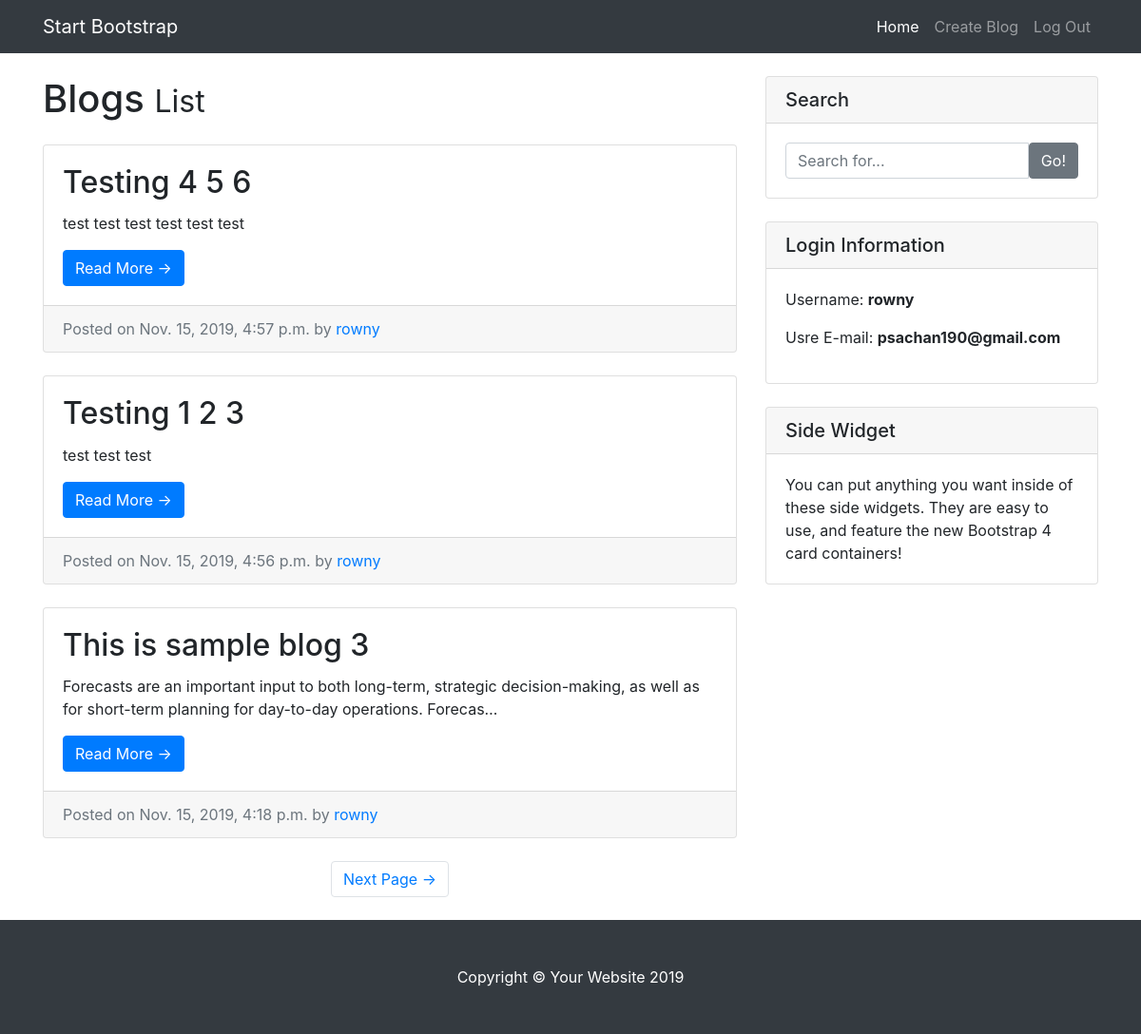
The app's page / (signed in) with its own data.
### entries/models.py (models this page shows, shortened)
class Entry (models.Model):
	entry_title = models.CharField(max_length=50)
	entry_text = models.TextField()
	entry_date = models.DateTimeField(auto_now_add=True)
	entry_author= models.ForeignKey(User, on_delete=models.CASCADE)
	class Meta:
		verbose_name_plural = "entries"

### entries/views.py (the view)
# urls.py: path('', HomeView.as_view(), name='blog-home'),
class HomeView(LoginRequiredMixin, ListView):
	model = Entry
	template_name = "entries/index.html"
	context_object_name = "blog_entries"
	ordering = ['-entry_date']
	paginate_by = 3

### entries/templates/entries/index.html (shortened to what this page needs)
{% extends "entries/base.html" %}
{% block content %}
      <div class="col-md-8">
        <h1 class="my-4">Blogs
          <small>List</small>
        </h1>
        {% for entry in blog_entries %}
        <div class="card mb-4">
          <div class="card-body">
            <h2 class="card-title">{{ entry.entry_title }}</h2>
            <p class="card-text">{{ entry.entry_text|truncatechars:150 }}</p>
            <a href="{% url 'entry-detail' entry.pk %}" class="btn btn-primary">Read More &rarr;</a>
          </div>
          <div class="card-footer text-muted">
            Posted on {{ entry.entry_date }} by
            <a href="#">{{ entry.entry_author }}</a>
          </div>
        </div>
        {% endfor %}
        {% if is_paginated %}
        <ul class="pagination justify-content-center mb-4">
          {% if page_obj.has_next %}
          <li class="page-item">
            <a class="page-link" href="?page={{ page_obj.next_page_number}}">Next Page &rarr;</a>
          </li>
          {% endif %}
        </ul>
        {% endif %}
      </div>
{% endblock %}

### entries/templates/entries/base.html (shortened to what this page needs)
{% load static %}
<!DOCTYPE html>
<html lang="en">
<head>
  <link href="{% static 'entries/vendor/bootstrap/css/bootstrap.min.css' %}" rel="stylesheet">
  <link href="{% static 'entries/css/blog-home.css' %}" rel="stylesheet">
</head>
<body>
  <nav class="navbar navbar-expand-lg navbar-dark bg-dark fixed-top">
    <div class="container">
      <a class="navbar-brand" href=" {% url 'blog-home' %}">Start Bootstrap</a>
      <div class="collapse navbar-collapse" id="navbarResponsive">
        <ul class="navbar-nav ml-auto">
          <li class="nav-item active">
            <a class="nav-link" href=" {% url 'blog-home' %}">Home
            </a>
          </li>
          <li class="nav-item">
            <a class="nav-link" href="{% url 'create_entry' %}">Create Blog</a>
          </li>
          <li class="nav-item">
            <a class="nav-link" href="{% url 'logout' %}">Log Out</a>
          </li>
        </ul>
      </div>
    </div>
  </nav>
  <div class="container">
    <div class="row">
      {% block content %} {% endblock %}
      <div class="col-md-4">
        <div class="card my-4">
          <h5 class="card-header">Search</h5>
          <div class="card-body">
            <div class="input-group">
              <input type="text" class="form-control" placeholder="Search for...">
              <span class="input-group-btn">
                <button class="btn btn-secondary" type="button">Go!</button>
              </span>
            </div>
          </div>
        </div>
        <div class="card my-4">
          <h5 class="card-header">Login Information</h5>
          <div class="card-body">
            <div class="row">
              <div class="col-lg-12">
                <p>Username: <b>{{ user.username}}</b></p>
                <p>Usre E-mail: <b>{{ user.email}}</b></p>
              </div>
            </div>
          </div>
        </div>
        <div class="card my-4">
          <h5 class="card-header">Side Widget</h5>
          <div class="card-body">
            You can put anything you want inside of these side widgets. They are easy to use, and feature the new Bootstrap 4 card containers!
          </div>
        </div>
      </div>
    </div>
  </div>
  <footer class="py-5 bg-dark">
    <div class="container">
      <p class="m-0 text-center text-white">Copyright &copy; Your Website 2019</p>
    </div>
  </footer>
</body>
</html>

### entries/static/entries/css/blog-home.css (style rules this page uses)
body { padding-top: 56px; }

### records on screen
Entry: entry_title "Testing 4 5 6", entry_text "test test test test test test", entry_date "Nov. 15, 2019, 4:57 p.m.", entry_author "rowny"
Entry: entry_title "Testing 1 2 3", entry_text "test test test", entry_date "Nov. 15, 2019, 4:56 p.m.", entry_author "rowny"
Entry: entry_title "This is sample blog 3", entry_text "Forecasts are an important input to both long-term, strategic decision-making, as well as for short-term planning for day-to-day operations. Forecas…", entry_date "Nov. 15, 2019, 4:18 p.m.", entry_author "rowny"

### other values on screen
{{ user.username }} "rowny"
{{ user.email }} "psachan190@gmail.com"
